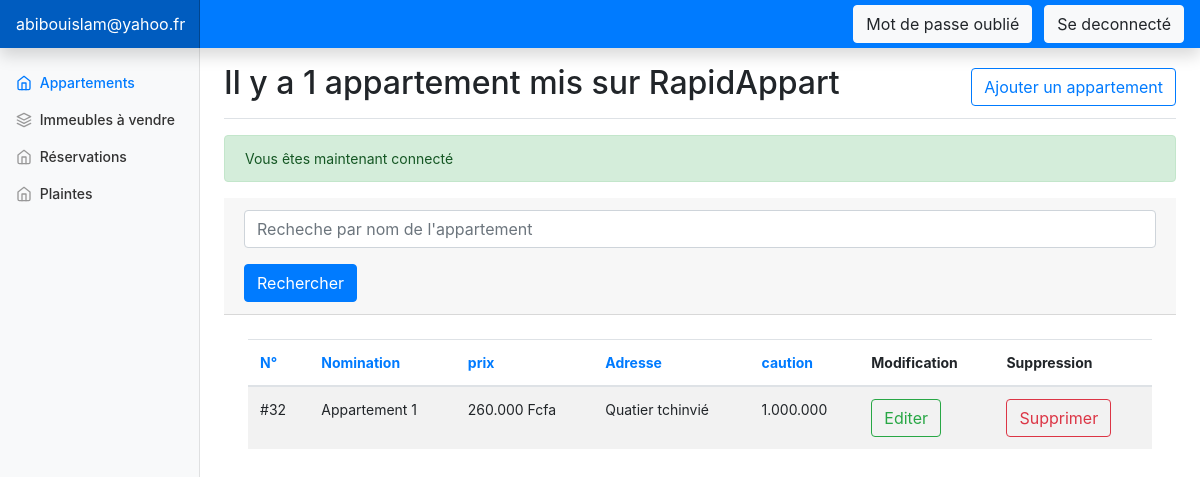
/compto/rapidappart/appartement/index.php (signed in), run on the app's committed database.
### tables this page shows
CREATE TABLE IF NOT EXISTS `appartement` (
  `id` int(11) NOT NULL AUTO_INCREMENT,
  `nom` varchar(200) DEFAULT NULL,
  `quatier` varchar(200) DEFAULT NULL,
  `prix` varchar(255) DEFAULT NULL,
  `chambre` varchar(255) DEFAULT NULL,
  `douche` varchar(255) DEFAULT NULL,
  `dimension` varchar(255) DEFAULT NULL,
  `salon` varchar(255) DEFAULT NULL,
  `adresse` text,
  `image` varchar(200) DEFAULT NULL,
  `emplacement` varchar(200) DEFAULT NULL,
  `etat` varchar(255) DEFAULT NULL,
  `caution` varchar(255) DEFAULT NULL,
  `probleme` varchar(255) DEFAULT NULL,
  `video` text,
  `plan` varchar(255) DEFAULT NULL,
  `description` text,
  PRIMARY KEY (`id`)
);

### compto/rapidappart/src/URLBuilder.php (called while the page is built, shortened)
<?php
    class URLBuilder {
        public static function addParams(array $data, array $params): string {
            return http_build_query(array_merge($data, $params));
        }
    }

### compto/rapidappart/appartement/index.php (the view, shortened to what this page needs)
    <?php
      require_once '../inc/header.php';
      require '../src/URLBuilder.php';
      require '../src/TableHelper.php';
      $pdo = new PDO ('mysql:host=localhost;dbname=dashbord', 'root', '', [
      PDO::ATTR_DEFAULT_FETCH_MODE => PDO::FETCH_ASSOC,
      PDO::ATTR_ERRMODE => PDO::ERRMODE_EXCEPTION,
      PDO::MYSQL_ATTR_INIT_COMMAND => 'SET NAMES UTF8'
      ]);
      $query = "SELECT * FROM appartement";
      $params = [];
      $numeropage = (int)($_GET['p'] ?? 1);
      $offset = ($numeropage-1) * PER_PAGE;
      $query .= " LIMIT " . PER_PAGE . " OFFSET $offset";
      $statement = $pdo->prepare($query);
      $statement->execute($params);
      $listes = $statement->fetchAll();
      $emploi = $pdo->prepare("SELECT * FROM appartement");
      $emploi->execute();
      $emplois = $emploi->rowCount('id');
    ?>
    <main role="main" class="col-md-9 ml-sm-auto col-lg-10 px-md-4">
      <div class="d-flex justify-content-between flex-wrap flex-md-nowrap align-items-center pt-3 pb-2 mb-3 border-bottom">
        <h1 class="h2">Il y a <?= $emplois; ?> appartement<?= ($emplois > 1)? 's' : '' ?> mis sur RapidAppart</h1>
      <div class="btn-toolbar mb-2 mb-md-0">
        <a href="addAppartement.php"><button class="btn btn-outline-primary">Ajouter un appartement</button></a>
      </div>
    </div>
      <?php if(isset($_SESSION['flash'])): ?>
        <?php foreach($_SESSION['flash'] as $type => $message): ?>
          <div class="alert alert-<?= $type; ?>">
            <?= $message ?>
          </div>
        <?php endforeach; ?>
      <?php endif; ?>
      <div class="card-header">
        <form action="">
          <form action="" class="mt-4">
          <div class="form-group">
              <input type="text" name="q" class="form-control" value="<?= htmlentities($_GET['q'] ?? null) ?>" placeholder="Recheche par nom de l'appartement">
          </div>
          <button class="btn btn-primary">Rechercher</button>
        </form>
      </div>
      <div class="card-body p-4">
        <table class="table table-striped projects">
          <thead>
            <tr>
              <th><?= TableHelper::sort('id', 'N°', $_GET) ?></th>
              <th><?= TableHelper::sort('nom', "Nomination", $_GET) ?></th>
              <th><?= TableHelper::sort('prix', 'prix', $_GET) ?></th>
              <th><?= TableHelper::sort('adresse', 'Adresse', $_GET) ?></th>
              <th><?= TableHelper::sort('caution', 'caution', $_GET) ?></th>
              <th>Modification</th>
              <th>Suppression</th>
            </tr>
          </thead>
          <tbody>
            <?php foreach($listes as $liste): ?>
            <tr>
              <td>#<?= $liste['id']; ?></td>
              <td><?= $liste['nom']; ?></td>
              <td><?= $liste['prix']; ?></td>
              <td><?= $liste['adresse']; ?></td>
              <td><?= $liste['caution']; ?></td>
            <td>
            <a class="btn btn-outline-success" href="EditAppartement.php?id=<?= $liste['id']; ?>">Editer</a>
            </td>
            <td>
              <form action="code.php" method="post">
                <button type="submit" class="btn btn-outline-danger" onclick = "return confirm ('Vous êtes sûr le point de supprimer l\'appartement n° <?= $liste['id']; ?>. Êtes-vous sûr de cette action?')">Supprimer</button>
              </form>
            </td>
            </tr>
              <?php endforeach ?>
            </tbody>
          </table>
      </div>
    </main>
  </div>
</div>
</body>
</html>

### compto/rapidappart/dashboard.css (style rules this page uses)
body { font-size: .875rem; }

### data on the page
appartement: id "32", nom "Appartement 1", prix "260.000 Fcfa", adresse "Quatier tchinvié", caution "1.000.000"

### other printed values
$_SESSION['auth']->email "abibouislam@yahoo.fr"
$emplois "1"
$message "Vous êtes maintenant connecté"
$label "N° Nomination prix Adresse caution"
